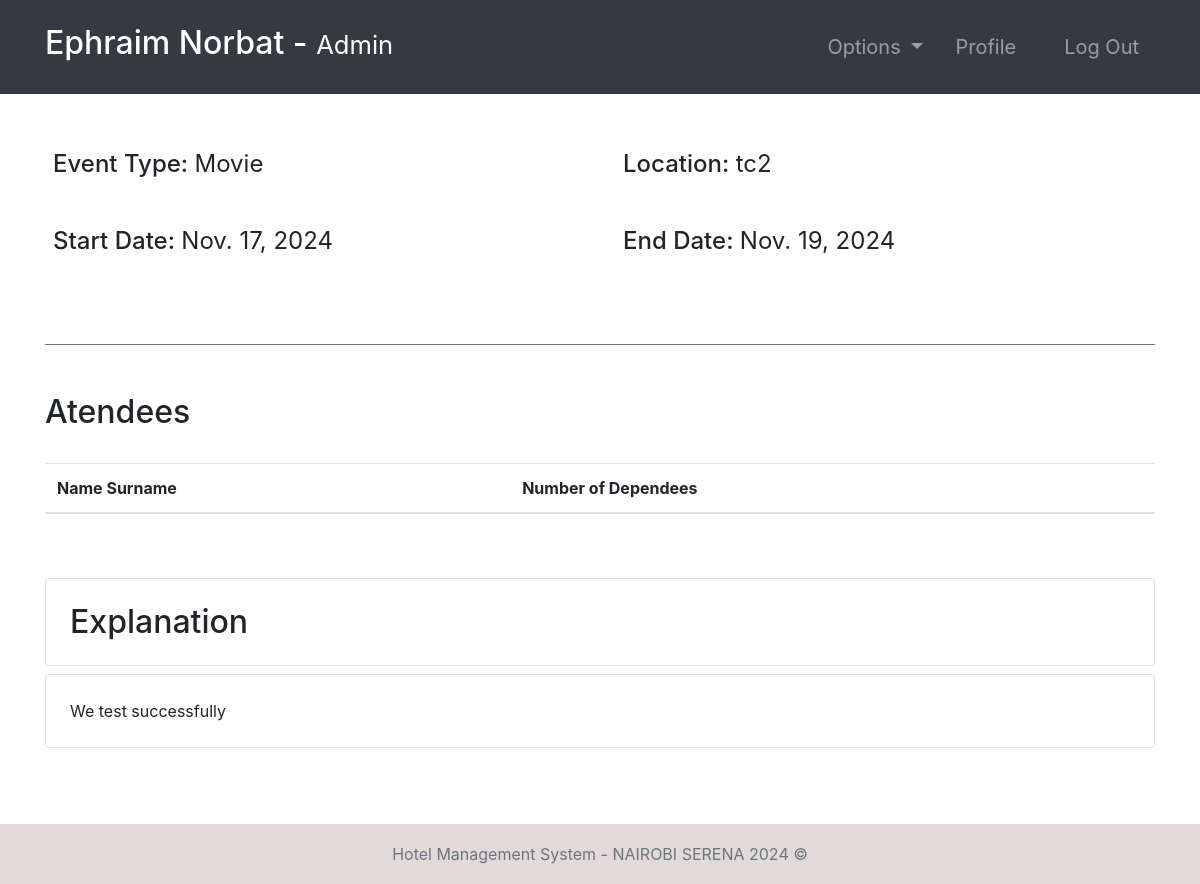
The page /event-profile/1/ (signed in) on the database its author committed.
### hotel/models.py (models this page shows, shortened)
class Event(models.Model):
    EVENT_TYPES = (
        ('Movie', 'Movie'),
        ('Theater', 'Theater'),
        ('Conference', 'Conference'),
        ('Concert', 'Concert'),
        ('Entertainment', 'Entertainment'),
        ('Live Music', 'Live Music'),
    )
    eventType = models.CharField(max_length=20, choices=EVENT_TYPES)
    location = models.CharField(max_length=100)
    startDate = models.DateField()
    endDate = models.DateField()
    explanation = models.TextField()

### hotel/views.py (the view)
# urls.py: path('event-profile/<str:id>/', event_profile, name="event-profile"),
@ login_required(login_url='login')
def event_profile(request, id):
    role = str(request.user.groups.all()[0])
    path = role + "/"
    tempEvent = Event.objects.get(id=id)
    attendees = EventAttendees.objects.filter(event=tempEvent)
    context = {
        "role": role,
        "attendees": attendees,
        "event": tempEvent
    }
    return render(request, path + "event-profile.html", context)

### Templates/admin/event-profile.html
{% extends '../index.html' %}
{% block context %}
{% include '../common_pages/event-profile.html' %}
{% endblock %}

### Templates/incs/nav.html (shortened to what this page needs)
<nav class="navbar navbar-dark bg-dark navbar-expand-lg py-3 " role="navigation">
    <div class="container">
        <a href="" class="navbar-brand">
            <h2 class="text-capitalize">
                {{ request.user.first_name }} {{ request.user.last_name }} -
                <small>
                    {{ role }}
                </small>
            </h2>
        </a>
        <div class="collapse navbar-collapse" id="navbarTags">
            <ul class="navbar-nav ml-auto">
                <li class="nav-item dropdown p-2">
                    <a class="nav-link dropdown-toggle" href="#" id="navbarDropdown" role="button"
                        data-toggle="dropdown" aria-haspopup="true" aria-expanded="false">
                        Options
                    </a>
                </li>
                <li class="nav-item mr-3 p-2">
                    {% if role == 'staff' or role == 'receptionist' or role == 'admin' or role == 'manager' %}
                    <a href="{% url 'employee-profile' user.id %}" class="nav-link">Profile</a>
                    {% endif %}
                </li>
                <li class="nav-item p-2 ">
                    <a href="{% url 'logout' %}" class="nav-link">Log Out</a>
                </li>
            </ul>
        </div>
    </div>
</nav>

### Templates/common_pages/event-profile.html (shortened to what this page needs)
<div class="container">
    <div class="row mt-5">
        <div class="col-6">
            <div class="p-2 h4">
                <span>Event Type: </span>
                <span class="font-weight-normal">{{event.eventType}}</span>
            </div>
            <br>
            <div class="p-2 h4">
                <span>Start Date:</span>
                <span class="font-weight-normal">{{event.startDate}}</span>
            </div>
        </div>
        <div class="col-6">
            <div class="p-2 h4">
                <span>Location:</span>
                <span class="font-weight-normal">{{event.location}}</span>
            </div>
            <br>
            <div class="p-2 h4">
                <span>End Date:</span>
                <span class="font-weight-normal">{{event.endDate}}</span>
            </div>
        </div>
    </div>
    <br>
    <div class="table-responsive my-5 border-top border-secondary pt-5">
        <div class="table-header row">
            <div class="col-sm-12 col-md-12 col-lg-4 mb-4">
                <h2>Atendees</h2>
            </div>
        </div>
        <table class="table table-hover">
            <thead>
                <tr>
                    <th>Name Surname</th>
                    <th>Number of Dependees</th>
                </tr>
            </thead>
        </table>
    </div>
    <div class="explanation  pb-5">
        <div class="header h2 border rounded p-4">Explanation</div>
        <div class="content">
            <p class="border rounded p-4">{{event.explanation}}</p>
        </div>
    </div>
</div>

### static/css/main.css (style rules this page uses)
* { margin: 0; padding: 0; -webkit-font-smoothing: antialiased; }
body { position: relative; }
nav .nav-item { font-size: 20px; }

### rows shown on the page
Event: eventType "Movie", startDate "Nov. 17, 2024", location "tc2", endDate "Nov. 19, 2024", explanation "We test successfully"

### other values the page prints
{{ request.user.first_name }} "Ephraim"
{{ request.user.last_name }} "Norbat"
{{ role }} "Admin"
